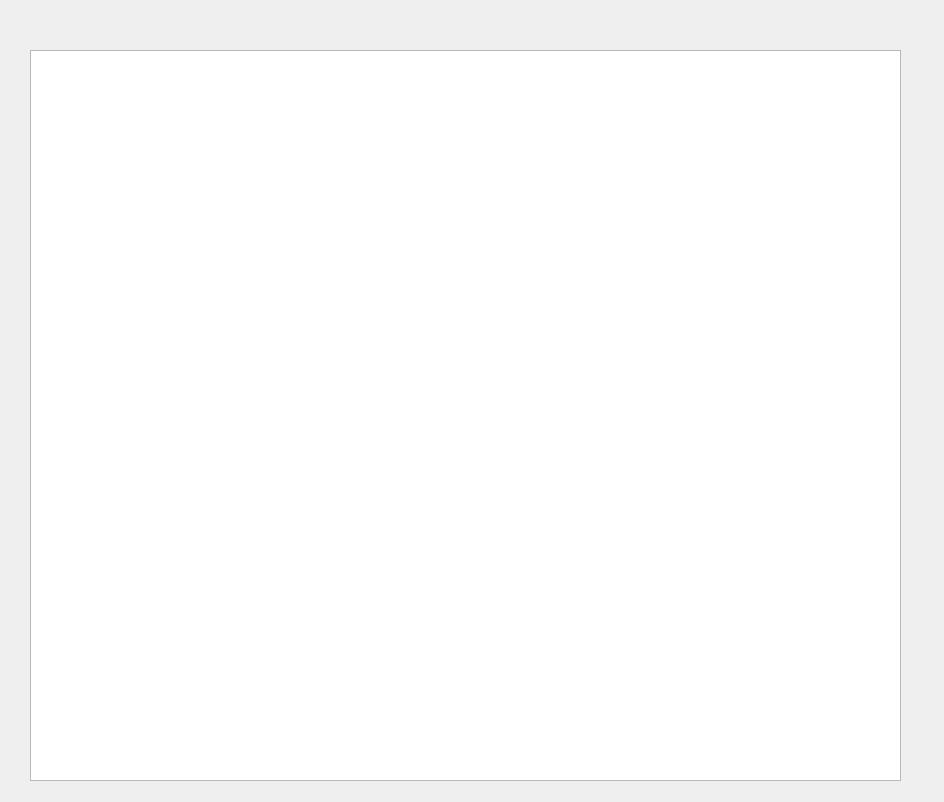
<?xml version="1.0" encoding="UTF-8"?>
<ui version="4.0">
 <class>QFormDoc</class>
 <widget class="QWidget" name="QFormDoc">
  <property name="geometry">
   <rect>
    <x>0</x>
    <y>0</y>
    <width>944</width>
    <height>802</height>
   </rect>
  </property>
  <property name="windowTitle">
   <string>Form</string>
  </property>
  <widget class="QPlainTextEdit" name="plainTextEdit">
   <property name="geometry">
    <rect>
     <x>30</x>
     <y>50</y>
     <width>871</width>
     <height>731</height>
    </rect>
   </property>
  </widget>
  <action name="actOpen">
   <property name="icon">
    <iconset resource="images.qrc">
     <normaloff>:/images/122.bmp</normaloff>:/images/122.bmp</iconset>
   </property>
   <property name="text">
    <string>打开</string>
   </property>
   <property name="toolTip">
    <string>打开文件</string>
   </property>
  </action>
  <action name="actCut">
   <property name="icon">
    <iconset resource="images.qrc">
     <normaloff>:/images/200.bmp</normaloff>:/images/200.bmp</iconset>
   </property>
   <property name="text">
    <string>剪切</string>
   </property>
   <property name="toolTip">
    <string>剪切</string>
   </property>
   <property name="shortcut">
    <string>Ctrl+X</string>
   </property>
  </action>
  <action name="actCopy">
   <property name="icon">
    <iconset resource="images.qrc">
     <normaloff>:/images/202.bmp</normaloff>:/images/202.bmp</iconset>
   </property>
   <property name="text">
    <string>复制</string>
   </property>
   <property name="toolTip">
    <string>复制</string>
   </property>
   <property name="shortcut">
    <string>Ctrl+C</string>
   </property>
  </action>
  <action name="actPaste">
   <property name="icon">
    <iconset resource="images.qrc">
     <normaloff>:/images/204.bmp</normaloff>:/images/204.bmp</iconset>
   </property>
   <property name="text">
    <string>粘贴</string>
   </property>
   <property name="toolTip">
    <string>粘贴</string>
   </property>
   <property name="shortcut">
    <string>Ctrl+V</string>
   </property>
  </action>
  <action name="actFont">
   <property name="icon">
    <iconset resource="images.qrc">
     <normaloff>:/images/506.bmp</normaloff>:/images/506.bmp</iconset>
   </property>
   <property name="text">
    <string>字体</string>
   </property>
   <property name="toolTip">
    <string>设置字体</string>
   </property>
  </action>
  <action name="actClose">
   <property name="icon">
    <iconset resource="images.qrc">
     <normaloff>:/images/132.bmp</normaloff>:/images/132.bmp</iconset>
   </property>
   <property name="text">
    <string>关闭</string>
   </property>
   <property name="toolTip">
    <string>关闭本窗口</string>
   </property>
  </action>
  <action name="actUndo">
   <property name="icon">
    <iconset resource="images.qrc">
     <normaloff>:/images/206.bmp</normaloff>:/images/206.bmp</iconset>
   </property>
   <property name="text">
    <string>撤销</string>
   </property>
   <property name="toolTip">
    <string>撤销编辑操作</string>
   </property>
   <property name="shortcut">
    <string>Ctrl+Z</string>
   </property>
  </action>
  <action name="actRedo">
   <property name="icon">
    <iconset resource="images.qrc">
     <normaloff>:/images/208.bmp</normaloff>:/images/208.bmp</iconset>
   </property>
   <property name="text">
    <string>重复</string>
   </property>
   <property name="toolTip">
    <string>重复编辑操作</string>
   </property>
  </action>
 </widget>
 <resources>
  <include location="images.qrc"/>
 </resources>
 <connections>
  <connection>
   <sender>actClose</sender>
   <signal>triggered()</signal>
   <receiver>QFormDoc</receiver>
   <slot>close()</slot>
   <hints>
    <hint type="sourcelabel">
     <x>-1</x>
     <y>-1</y>
    </hint>
    <hint type="destinationlabel">
     <x>199</x>
     <y>149</y>
    </hint>
   </hints>
  </connection>
  <connection>
   <sender>actCopy</sender>
   <signal>triggered()</signal>
   <receiver>plainTextEdit</receiver>
   <slot>copy()</slot>
   <hints>
    <hint type="sourcelabel">
     <x>-1</x>
     <y>-1</y>
    </hint>
    <hint type="destinationlabel">
     <x>195</x>
     <y>140</y>
    </hint>
   </hints>
  </connection>
  <connection>
   <sender>actCut</sender>
   <signal>triggered()</signal>
   <receiver>plainTextEdit</receiver>
   <slot>cut()</slot>
   <hints>
    <hint type="sourcelabel">
     <x>-1</x>
     <y>-1</y>
    </hint>
    <hint type="destinationlabel">
     <x>195</x>
     <y>140</y>
    </hint>
   </hints>
  </connection>
  <connection>
   <sender>actRedo</sender>
   <signal>triggered()</signal>
   <receiver>plainTextEdit</receiver>
   <slot>redo()</slot>
   <hints>
    <hint type="sourcelabel">
     <x>-1</x>
     <y>-1</y>
    </hint>
    <hint type="destinationlabel">
     <x>195</x>
     <y>140</y>
    </hint>
   </hints>
  </connection>
  <connection>
   <sender>actPaste</sender>
   <signal>triggered()</signal>
   <receiver>plainTextEdit</receiver>
   <slot>paste()</slot>
   <hints>
    <hint type="sourcelabel">
     <x>-1</x>
     <y>-1</y>
    </hint>
    <hint type="destinationlabel">
     <x>195</x>
     <y>140</y>
    </hint>
   </hints>
  </connection>
  <connection>
   <sender>actUndo</sender>
   <signal>triggered()</signal>
   <receiver>plainTextEdit</receiver>
   <slot>undo()</slot>
   <hints>
    <hint type="sourcelabel">
     <x>-1</x>
     <y>-1</y>
    </hint>
    <hint type="destinationlabel">
     <x>195</x>
     <y>140</y>
    </hint>
   </hints>
  </connection>
 </connections>
</ui>
